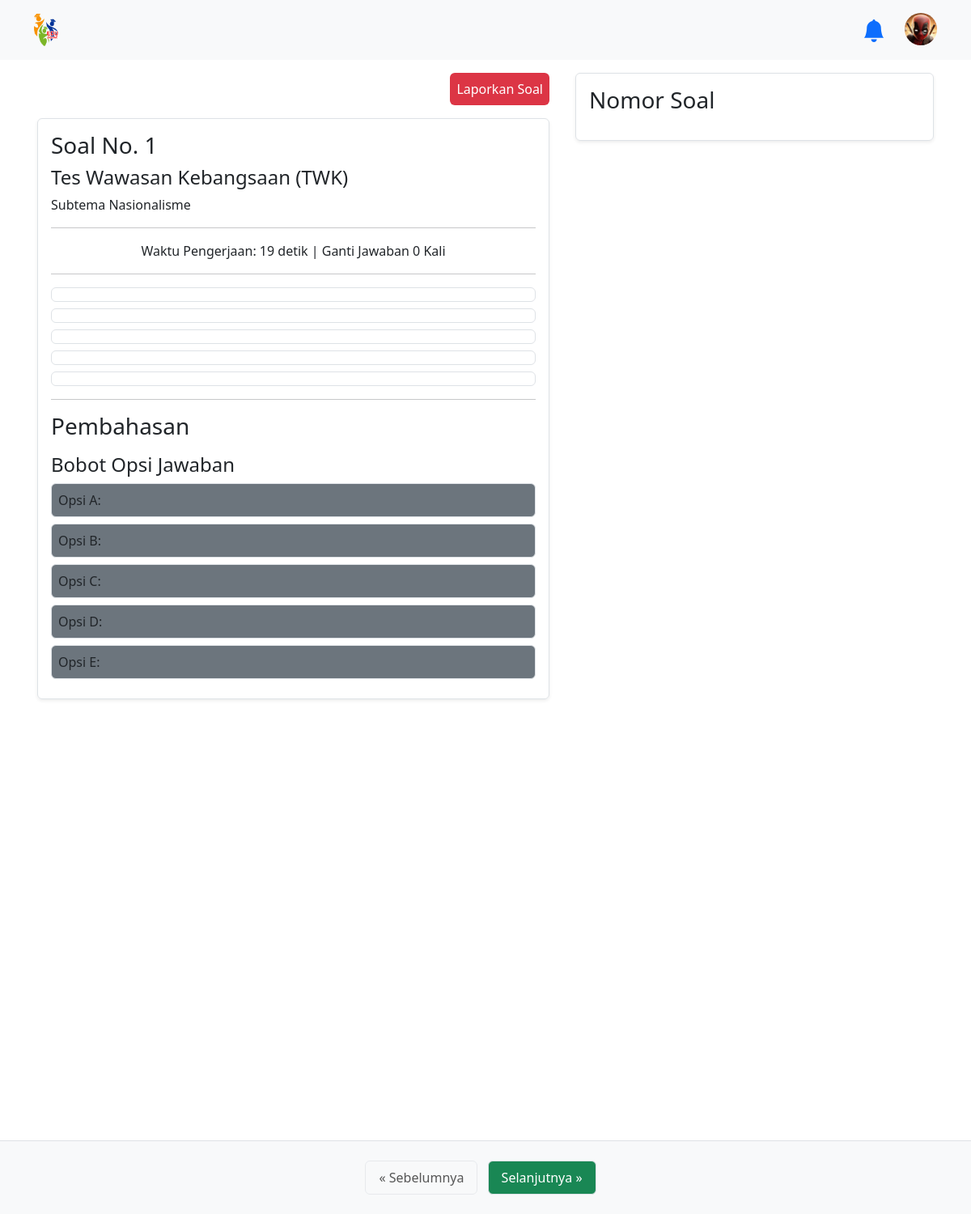
Page /pembahasan.php on the earlier database version.
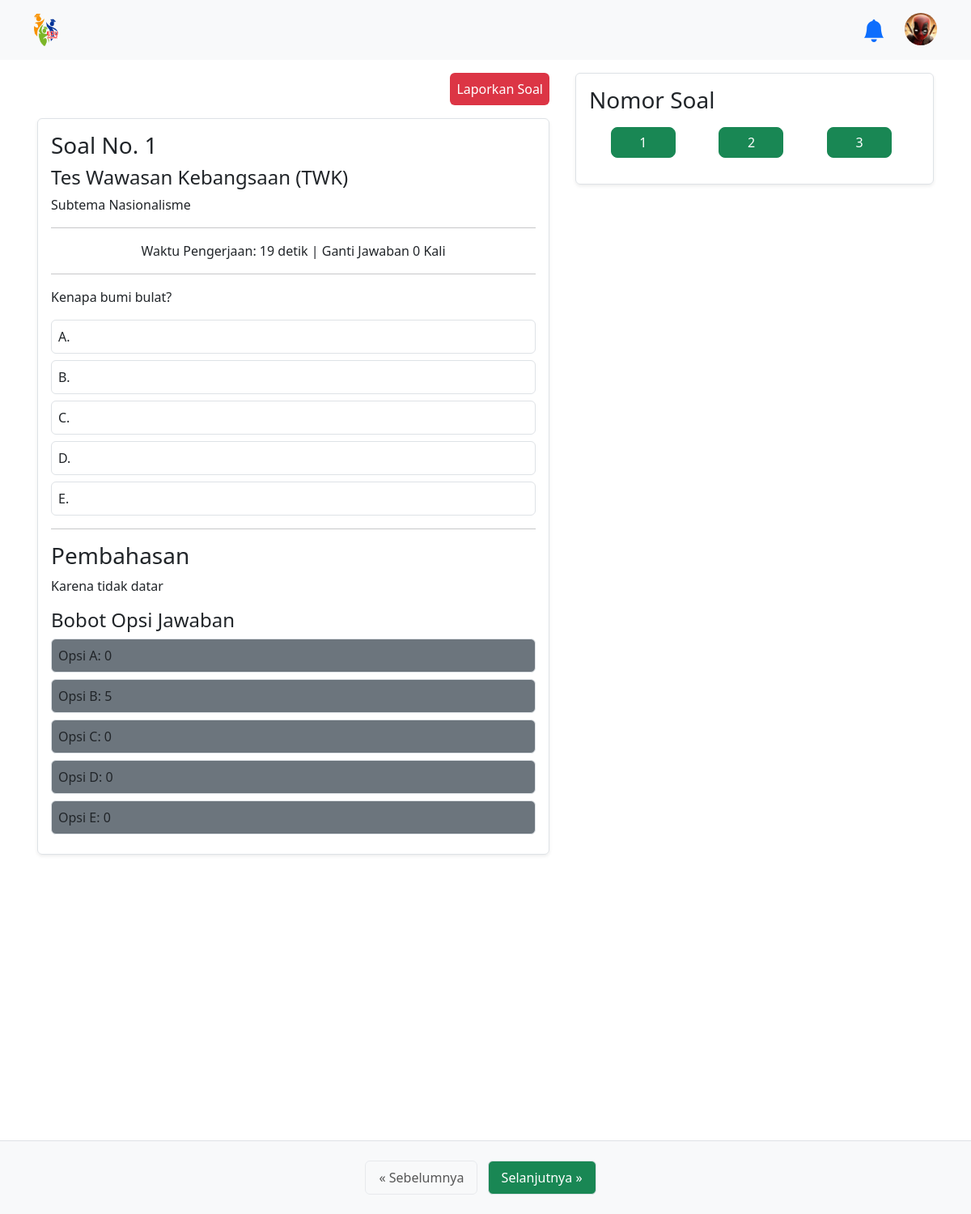
Same page on the later database version.
### tables this page shows
CREATE TABLE `t_soal` (
  `id_soal` int(11) NOT NULL,
  `soal` varchar(500) NOT NULL,
  `pil_a` varchar(100) NOT NULL,
  `pil_b` varchar(100) NOT NULL,
  `pil_c` varchar(100) NOT NULL,
  `pil_d` varchar(100) NOT NULL,
  `pil_e` varchar(100) NOT NULL,
  `kunci_jawaban` varchar(10) NOT NULL,
  `pembahasan` varchar(500) NOT NULL,
  `skor_a` varchar(10) NOT NULL,
  `skor_b` varchar(10) NOT NULL,
  `skor_c` varchar(10) NOT NULL,
  `skor_d` varchar(10) NOT NULL,
  `skor_e` varchar(10) NOT NULL
);

### inc/functions.php (called while the page is built, shortened)
<?php
$conn = mysqli_connect("localhost", "root", "", "bimbel");
function query($query)
{
    global $conn;
    $result = mysqli_query($conn, $query);
    $rows = [];
    while ($row = mysqli_fetch_assoc($result)) {
        $rows[] = $row;
    }
    return $rows;
}

### pembahasan.php (the view, shortened to what this page needs)
<?php
require 'header.php';
$jml_soal = query("SELECT * FROM t_soal");
if (isset($_POST["submit"])) {
    $id = $_POST["angka"];
    $soal = query("SELECT * FROM t_soal WHERE id_soal = $id")[0];
} else {
    $id = 1;
    $soal = query("SELECT * FROM t_soal WHERE id_soal = $id")[0];
}
?>
<!DOCTYPE html>
<html lang="en">
<head>
</head>
<body style="height: 1500px;">
    <div class="container">
        <div class="row">
            <div class="col-md-7 p-3">
                <div class="d-flex flex-row-reverse">
                    <div class="d-inline-flex p-2 rounded bg-danger text-white">Laporkan Soal</div>
                </div>
                <div class="rounded-2 border shadow-sm mt-3 p-3">
                    <h3>Soal No. 1</h3>
                    <h4>Tes Wawasan Kebangsaan (TWK)</h4>
                    <p>Subtema Nasionalisme</p>
                    <hr>
                    <div class="text-center">Waktu Pengerjaan: 19 detik | Ganti Jawaban 0 Kali</div>
                    <hr>
                    <p><?= $soal["soal"] ?></p>
                    <div class="rounded border my-2 p-2"><?= $soal["pil_a"]; ?></div>
                    <div class="rounded border my-2 p-2"><?= $soal["pil_b"]; ?></div>
                    <div class="rounded border my-2 p-2"><?= $soal["pil_c"]; ?></div>
                    <div class="rounded border my-2 p-2"><?= $soal["pil_d"]; ?></div>
                    <div class="rounded border my-2 p-2"><?= $soal["pil_e"]; ?></div>
                    <hr>
                    <h3>Pembahasan</h3>
                    <p><?= $soal["pembahasan"] ?></p>
                    <h4>Bobot Opsi Jawaban</h4>
                    <div class="bg-secondary rounded border my-2 p-2">Opsi A: <?= $soal["skor_a"]; ?></div>
                    <div class="bg-secondary rounded border my-2 p-2">Opsi B: <?= $soal["skor_b"]; ?></div>
                    <div class="bg-secondary rounded border my-2 p-2">Opsi C: <?= $soal["skor_c"]; ?></div>
                    <div class="bg-secondary rounded border my-2 p-2">Opsi D: <?= $soal["skor_d"]; ?></div>
                    <div class="bg-secondary rounded border my-2 p-2">Opsi E: <?= $soal["skor_e"]; ?></div>
                </div>
            </div>
            <div class="col-md-5 p-3">
                <div class="rounded border shadow-sm p-3">
                    <h3>Nomor Soal</h3>
                    <div class="row mt-3 px-3 justify-content-around">
                        <table>
                            <tr>
                                <?php for ($i = 1; $i <= count($jml_soal); $i++) : ?>
                                    <form action="" method="post">
                                        <button type="submit" name="submit" class="btn btn-success mb-3 me-2 rounded-3" style="width: 80px;"><?= $i; ?></button>
                                    </form>
                                <?php endfor; ?>
                            </tr>
                        </table>
                    </div>
                </div>
            </div>
        </div>
    </div>
    <div class="nav fixed-bottom bg-light container-fluid border-top mt-5 justify-content-center">
        <?php if ($id == 1) : ?>
            <form action="" method="post">
                <button type="submit" name="submit" class="btn py-2 px-3 btn-light my-4 me-2 rounded border disabled">&laquo Sebelumnya</button>
                <button type="submit" name="submit" class="btn py-2 px-3 btn-success my-4 rounded border">Selanjutnya &raquo</button>
            </form>
        <?php endif; ?>
    </div>
</body>
</html>

### header.php (shortened to what this page needs)
<?php
require 'inc/functions.php';
?>
<!doctype html>
<html lang="en">
<head>
    <link href="https://cdn.jsdelivr.net/npm/bootstrap@5.2.3/dist/css/bootstrap.min.css" rel="stylesheet">
    <link rel="stylesheet" href="https://cdn.jsdelivr.net/npm/bootstrap-icons@1.11.3/font/bootstrap-icons.min.css">
    <link rel="stylesheet" href="css/style.css" />
    <link rel="stylesheet" href="css/custom.css" />
</head>
<body>
    <nav class="navbar navbar-expand-lg bg-light">
        <div class="container my-2">
            <a href="index.php">
                <img src="img/logo.png" alt="Bootstrap" width="30" height="40">
            </a>
            <div class="btn-group">
                <a href="#"><i class="bi bi-bell-fill text-primary me-4 align-middle fs-3"></i></a>
                <a href="#menudropdown" role="button" data-bs-toggle="dropdown" data-bs-auto-close="true" aria-expanded="false">
                    <img class="rounded-circle" src="img/deadPool.png" alt="" style="width: 40px; height: 40px;">
                </a>
            </div>
        </div>
    </nav>
</body>

Differences in the rows shown:
added t_soal: soal "Kenapa bumi bulat?", pil_a "A.", pil_b "B.", pil_c "C.", pil_d "D.", pil_e "E.", pembahasan "Karena tidak datar", skor_a "0", skor_b "5", skor_c "0", skor_d "0", skor_e "0"
Other differences:
new list line: "1"
new list line: "2"
new list line: "3"
